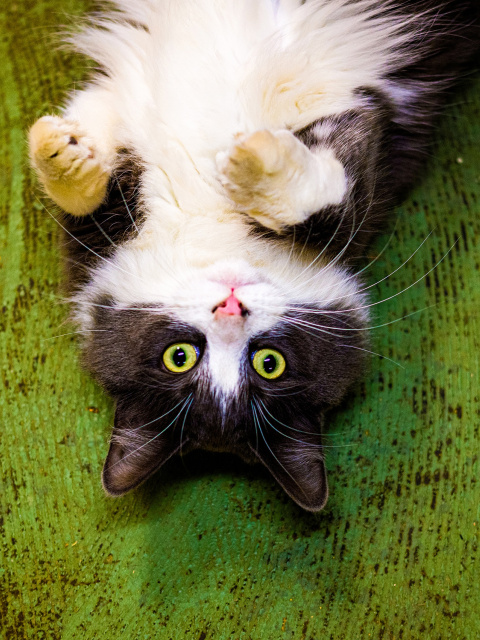
#> input picture notebooks/img/cat_ind.jpg, 480 x 640 px
$ jupyter execute --allow-errors Jupyter_Lab9_Ind.ipynb
#> lines starting #> are read from the running program, lines starting #| are printed output that depends on the picture; after the words box and inside, x2 and y2 are one past the last pixel; in counts of white or black regions, pixels touching at a corner belong together
# Индивидуальное задание

### Отработка главы 3.1

[cell 1]
import cv2
import numpy as np
from matplotlib import pyplot as plt

img = cv2.imread('img/cat_ind.jpg', 0)
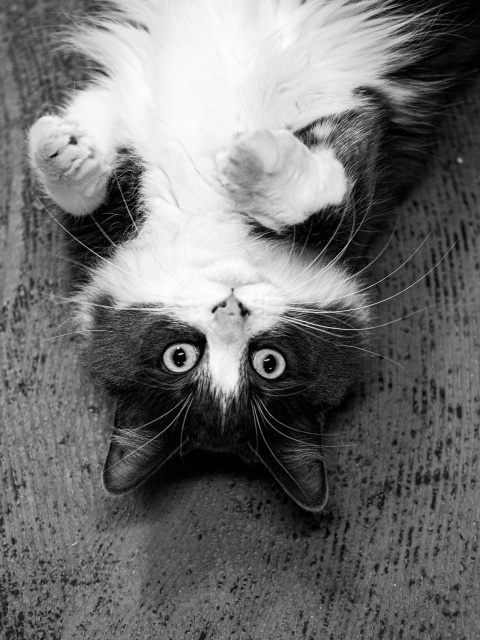
#> img: shape (640, 480); min 0, max 253, mean 113.2
img_с = cv2.imread('img/cat_ind.jpg', 1)
#> img_с is the input picture: shape (640, 480, 3); mean B, G, R 76.4, 118.6, 116.7
imag = cv2.imread('img/cat_ind.jpg', 0)
# вывод изображения
plt.imshow(img, 'gray')
plt.axis("off");

Получим контур и топологическую структуру изображения:
Контур (первое возвращаемое значение) – это список, в котором хранятся все контуры изображения. Каждый контур представляет собой массив numpy, содержащий координаты точек границы объекта (x, y)
Топологической структурой (иерархия) – называется связь одного контура с другим, при помощи иерархии можно определить является ли контур дочерним или родительским по отношению к другому, если это необходимо

[cell 2]
ret, thresh = cv2.threshold(img, 0, 255, 0)
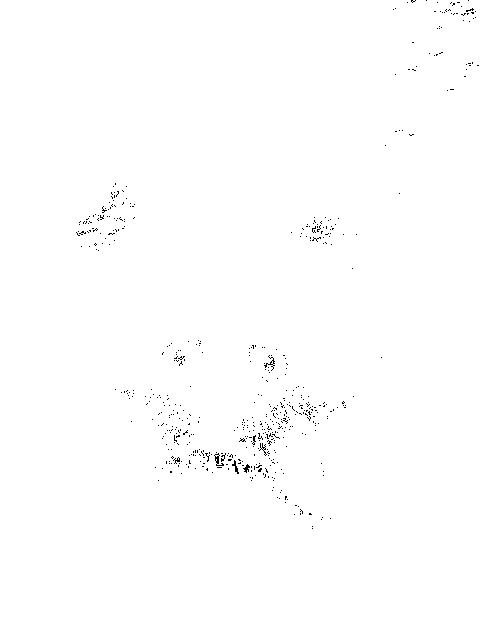
#> thresh: shape (640, 480); 99.6% white; black in thin lines or dots, all inside (x1, y1, x2, y2) = (76, 0, 479, 529)
#> (the rest of this cell did not finish here and is left out)

Выделим один внешний контур

#> (a cell that did not finish here is left out)

#> (a cell that did not finish here is left out)

Найдём площадь ограниченную контуром

#> (a cell that did not finish here is left out)

Теперь получим длину контурного периметра

#> (a cell that did not finish here is left out)

Моменты представляют собой среднее значение интенсивности пикселей изображения.
Найдём их:

#> (a cell that did not finish here is left out)

Получим высоту и ширину

#> (a cell that did not finish here is left out)

#> (a cell that did not finish here is left out)

Найдём отношение ширины к высоте

#> (a cell that did not finish here is left out)

Найдём отношение площади контура к площади ограничивающего прямоугольника

#> (a cell that did not finish here is left out)

Найдём эквивалентный диаметр:

#> (a cell that did not finish here is left out)

# Задание 3.2 Характерные параметры бинарных изображений

### Задание 3.2.
Используя изображение маски определить крайние точки, минимальное и максимальное значения и их координаты для бинарного изображения. Найти среднюю интенсивность изображения в градациях серого, ориентацию бинарного изображения с выделенной осью.

[cell 13]
img = cv2.imread('img/cat_art.jpg', 0)
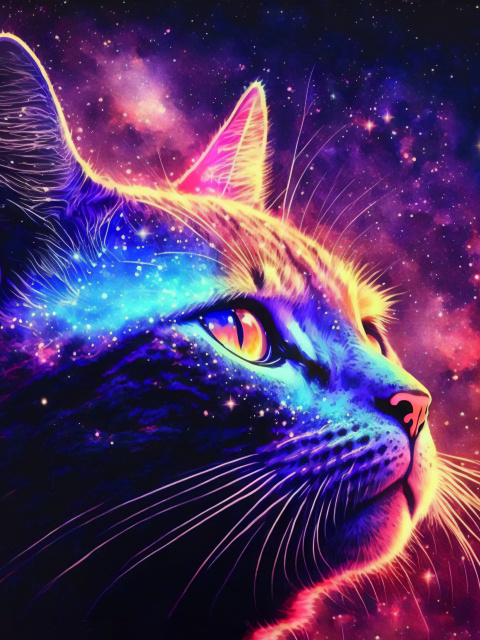
#> input picture notebooks/img/cat_art.jpg, 480 x 640 px
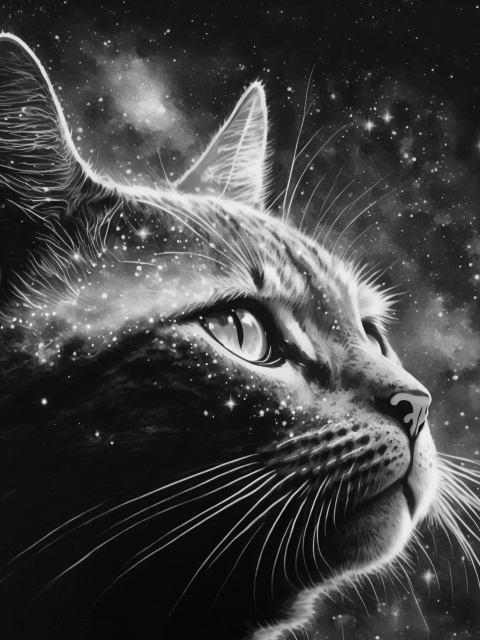
#> img: shape (640, 480); min 2, max 246, mean 66.7
ret, thresh = cv2.threshold(img, 0, 255, 0)
#> thresh: shape (640, 480); every value is 255
#> (the rest of this cell did not finish here and is left out)
